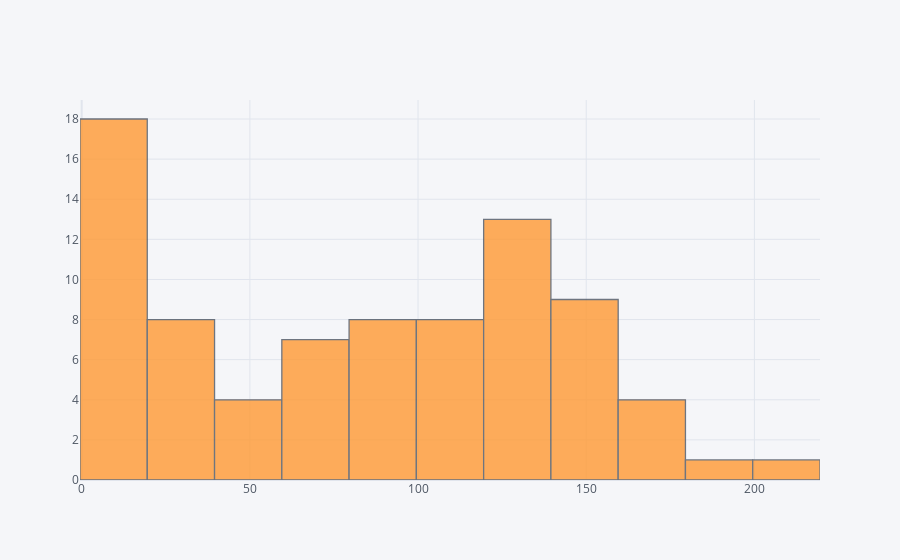

Notebook code cell kept with this figure:
### Code cell
kyphosis_df['Age'].iplot(kind='hist');

### Figure 1 — Plotly figure (JSON) as saved in the notebook; plotly's stock layout.template omitted (floating-point values rounded to 4 significant figures)
{"data": [{"histfunc": "count", "histnorm": "", "marker": {"color": "rgba(255, 153, 51, 1.0)", "line": {"color": "#4D5663", "width": 1.3}}, "name": "Age", "opacity": 0.8, "orientation": "v", "type": "histogram", "x": [71, 158, 128, 2, 1, 1, 61, 37, 113, 59, 82, 148, 18, 1, 168, 1, 78, 175, 80, 27, 22, 105, 96, 131, 15, 9, 8, 100, 4, 151, 31, 125, 130, 112, 140, 93, 1, 52, 20, 91, 73, 35, 143, 61, 97, 139, 136, 131, 121, 177, 68, 9, 139, 2, 140, 72, 2, 120, 51, 102, 130, 114, 81, 118, 118, 17, 195, 159, 18, 15, 158, 127, 87, 206, 11, 178, 157, 26, 120, 42, 36]}], "layout": {"barmode": "overlay", "legend": {"bgcolor": "#F5F6F9", "font": {"color": "#4D5663"}}, "paper_bgcolor": "#F5F6F9", "plot_bgcolor": "#F5F6F9", "title": {"font": {"color": "#4D5663"}}, "xaxis": {"gridcolor": "#E1E5ED", "showgrid": true, "tickfont": {"color": "#4D5663"}, "title": {"font": {"color": "#4D5663"}, "text": ""}, "zerolinecolor": "#E1E5ED"}, "yaxis": {"gridcolor": "#E1E5ED", "showgrid": true, "tickfont": {"color": "#4D5663"}, "title": {"font": {"color": "#4D5663"}, "text": ""}, "zerolinecolor": "#E1E5ED"}}}
